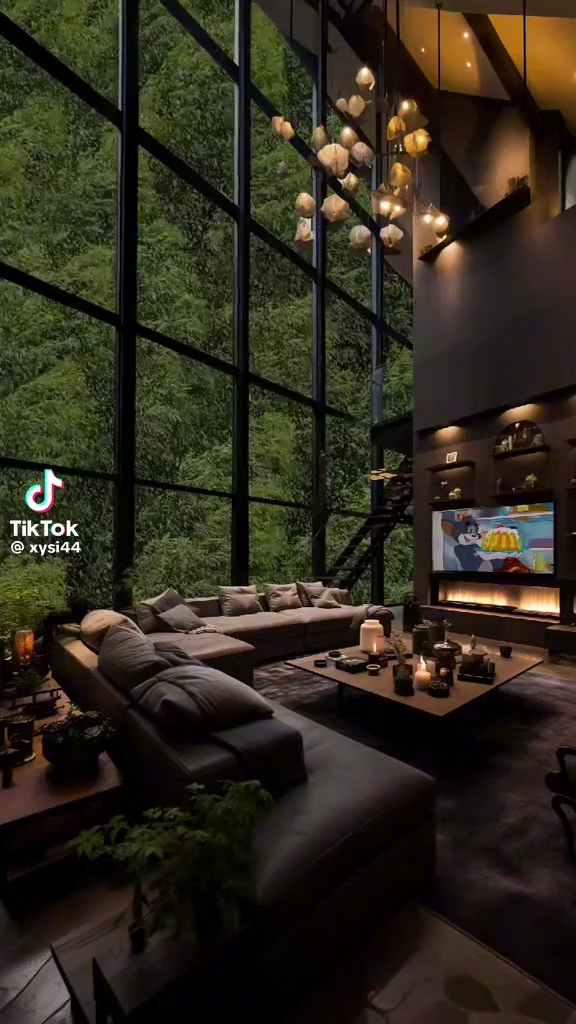
#> input picture input/frames/frame_1.png, 576 x 1024 px, found by its file name; its folder holds 4 pictures in this run
$ python bpcs_extract_text.py
#> lines starting #> are read from the running program, lines starting #| are printed output that depends on the picture
### code/process.py
import os
import shutil

def process_files(source_dir, dest_dir):
    # Chuẩn hóa đường dẫn
    source_dir = os.path.abspath(source_dir)
    dest_dir = os.path.abspath(dest_dir)

    # Kiểm tra thư mục nguồn tồn tại
    if not os.path.exists(source_dir):
        return

    # Tạo thư mục đích nếu chưa tồn tại
    os.makedirs(dest_dir, exist_ok=True)

    # Di chuyển tất cả file
    for file_name in os.listdir(source_dir):
        if not os.path.isfile(os.path.join(source_dir, file_name)):
            continue  # Bỏ qua nếu không phải file

        source_path = os.path.join(source_dir, file_name)
        dest_path = os.path.join(dest_dir, file_name)

        # Di chuyển file
        try:
            shutil.move(source_path, dest_path)
        except Exception:
            pass

### code/bpcs_extract_text.py
import os
import cv2
import numpy as np
import json
from process import process_files

def conjugate_block(block):
    """Conjugate khối bằng cách XOR với khối cờ vua W_c."""
    W_c = np.array([[1 if (i + j) % 2 == 0 else 0 for j in range(8)] for i in range(8)], dtype=np.uint8)
    conjugated = np.bitwise_xor(block, W_c)
    return conjugated

def bits_to_text(bits, text_length):
    """Chuyển chuỗi bit thành văn bản, sử dụng text_length byte, bỏ qua 32-bit length prefix."""
    # Bỏ qua 32-bit length prefix
    if len(bits) < 32:
        raise ValueError("Chuỗi bit không đủ để chứa độ dài văn bản.")
    text_bits = bits[32:]  # Bắt đầu từ bit thứ 32

    # Lấy số byte theo text_length
    byte_count = text_length
    if len(text_bits) < byte_count * 8:
        raise ValueError(f"Chuỗi bit ({len(text_bits)} bit) không đủ để giải mã {byte_count} byte.")

    # Chuyển từng nhóm 8 bit thành byte
    text_bytes = bytearray()
    for i in range(0, byte_count * 8, 8):
        byte_bits = text_bits[i:i+8]
        if len(byte_bits) == 8:
            byte = int(byte_bits, 2)
            text_bytes.append(byte)

    # Gỡ lỗi: In ra vài byte đầu tiên
    print(f"First 10 bytes (hex): {[hex(b) for b in text_bytes[:10]]}")

    # Giải mã UTF-8
    try:
        return text_bytes.decode('utf-8')
    except UnicodeDecodeError:
        raise ValueError("Không thể giải mã chuỗi bit thành văn bản UTF-8 hợp lệ.")

def extract_text(secret_key_file="../result/secret_key.json", stego_folder="../result/frames/"):
    """Tách văn bản từ các ảnh chứa tin dựa trên khóa bí mật."""
#> called with secret_key_file = '../result/secret_key.json', stego_folder = '../result/frames/'
    # Đọc khóa bí mật
    process_files(source_dir="../result/stego_frames/", dest_dir=stego_folder)
    try:
        with open(secret_key_file, 'r') as f:
#> (reads result/secret_key.json from the repository)
            secret_key = json.load(f)
    except FileNotFoundError:
        raise FileNotFoundError(f"Không tìm thấy file {secret_key_file}")

    text_length = secret_key.get('text_length', 0)
    blocks = secret_key.get('blocks', {})

    # Lấy danh sách tên file ảnh từ secret_key.json
    image_files = list(blocks.keys())

    # Kiểm tra ảnh tồn tại
    valid_images = []
    for img_file in image_files:
        img_path = os.path.join(stego_folder, img_file)
        if os.path.exists(img_path):
            valid_images.append((img_path, img_file))
        else:
            print(f"Ảnh {img_file} không tồn tại trong {stego_folder}, bỏ qua.")

    if not valid_images:
        raise ValueError("Không có ảnh hợp lệ để tách tin.")

    # Tách bit từ các ảnh
    extracted_bits = ""
    channel_names = ['Blue', 'Green', 'Red']

    for img_path, img_file in valid_images:
        img = cv2.imread(img_path)
#> img is the input picture: shape (1024, 576, 3); mean B, G, R 29, 42.2, 47.7
        if img is None:
            print(f"Không thể đọc ảnh: {img_file}")
            continue

        # Tách kênh
        channels = cv2.split(img)

        # Lấy danh sách khối nhiễu
        for block_info in blocks[img_file]:
            ch_idx = channel_names.index(block_info['channel'])
            plane_idx = block_info['bit_plane']
            row, col = block_info['row'], block_info['col']
            is_conjugated = block_info['conjugated']

            # Tách bit-plane
            bit_plane = (channels[ch_idx] >> plane_idx) & 1

            # Lấy khối 8x8
            block = bit_plane[row:row+8, col:col+8]

            # Reverse conjugate nếu cần
            if is_conjugated:
                block = conjugate_block(block)

            # Chuyển khối thành chuỗi bit
            block_bits = ''.join(str(bit) for bit in block.flatten())
            extracted_bits += block_bits
#> this loop made 14 passes
#> pass 1, in extract_text, `bit_plane = (channels[ch_idx] >> plane_idx) & 1`:
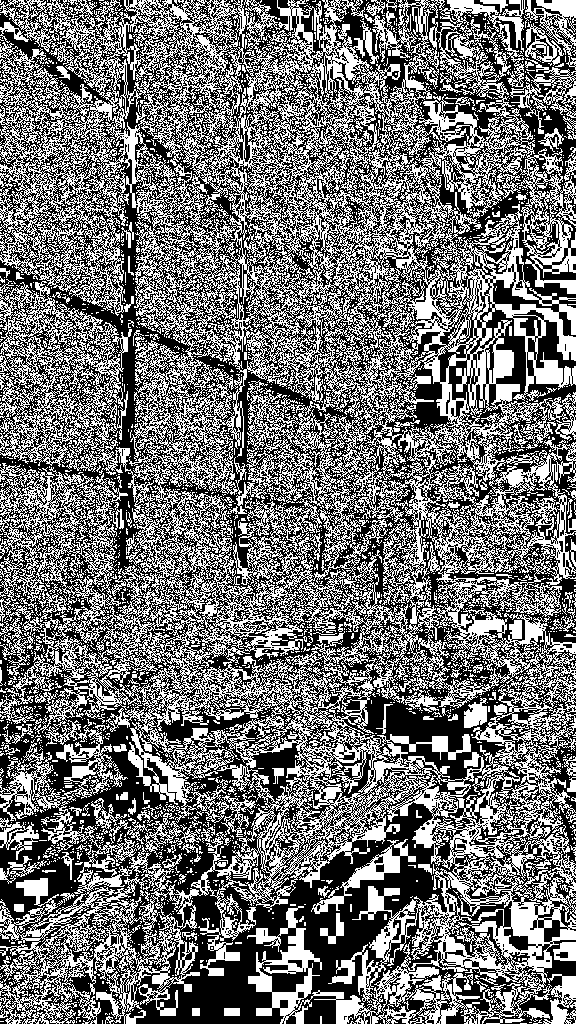
#> bit_plane: shape (1024, 576); values 0 (black) and 1 (white), 45.3% white in thin lines or dots

        print(f"Đã tách bit từ {img_file}")

    # Gỡ lỗi: In ra số bit và vài bit đầu tiên
    print(f"Extracted bits: {len(extracted_bits)} bits")
#| Extracted bits: 896 bits
    print(f"First 32 bits (length prefix): {extracted_bits[:32]}")
#| First 32 bits (length prefix): 00101010110001010001111000110001

    # Giải mã văn bản
    if not extracted_bits:
        raise ValueError("Không tách được bit nào từ các ảnh.")

    # Giải mã văn bản
    text = bits_to_text(extracted_bits, text_length)

    # Lưu văn bản tách ra
    with open('../result/extracted_text.txt', 'w', encoding='utf-8') as f:
        f.write(text)
    print(f"Văn bản đã được tách và lưu vào ../result/extracted_text.txt")

    return text

if __name__ == "__main__":
#> (the run stopped early here; a loop or call above may not have finished)
